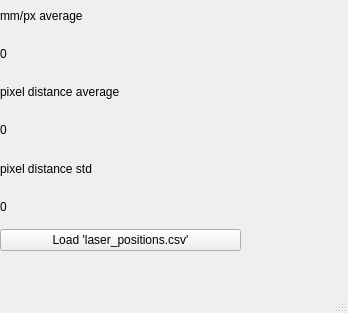
<?xml version="1.0" encoding="UTF-8"?>
<ui version="4.0">
 <class>MainWindow</class>
 <widget class="QMainWindow" name="MainWindow">
  <property name="geometry">
   <rect>
    <x>0</x>
    <y>0</y>
    <width>348</width>
    <height>313</height>
   </rect>
  </property>
  <property name="windowTitle">
   <string>Pixel mm</string>
  </property>
  <widget class="QWidget" name="centralwidget">
   <widget class="QWidget" name="verticalLayoutWidget">
    <property name="geometry">
     <rect>
      <x>0</x>
      <y>0</y>
      <width>241</width>
      <height>251</height>
     </rect>
    </property>
    <layout class="QVBoxLayout" name="verticalLayout">
     <item>
      <widget class="QLabel" name="label_2">
       <property name="text">
        <string>mm/px average</string>
       </property>
      </widget>
     </item>
     <item>
      <widget class="QLabel" name="label">
       <property name="text">
        <string>0</string>
       </property>
       <property name="textInteractionFlags">
        <set>Qt::LinksAccessibleByMouse|Qt::TextSelectableByKeyboard|Qt::TextSelectableByMouse</set>
       </property>
      </widget>
     </item>
     <item>
      <widget class="QLabel" name="label_3">
       <property name="text">
        <string>pixel distance average</string>
       </property>
      </widget>
     </item>
     <item>
      <widget class="QLabel" name="pixel_distance_label">
       <property name="text">
        <string>0</string>
       </property>
       <property name="textInteractionFlags">
        <set>Qt::LinksAccessibleByMouse|Qt::TextSelectableByKeyboard|Qt::TextSelectableByMouse</set>
       </property>
      </widget>
     </item>
     <item>
      <widget class="QLabel" name="label_5">
       <property name="text">
        <string>pixel distance std</string>
       </property>
      </widget>
     </item>
     <item>
      <widget class="QLabel" name="std_label">
       <property name="text">
        <string>0</string>
       </property>
       <property name="textInteractionFlags">
        <set>Qt::LinksAccessibleByMouse|Qt::TextSelectableByKeyboard|Qt::TextSelectableByMouse</set>
       </property>
      </widget>
     </item>
     <item>
      <widget class="QPushButton" name="pushButton">
       <property name="text">
        <string>Load 'laser_positions.csv'</string>
       </property>
      </widget>
     </item>
    </layout>
   </widget>
  </widget>
  <widget class="QMenuBar" name="menubar">
   <property name="geometry">
    <rect>
     <x>0</x>
     <y>0</y>
     <width>348</width>
     <height>30</height>
    </rect>
   </property>
  </widget>
  <widget class="QStatusBar" name="statusbar"/>
 </widget>
 <resources/>
 <connections/>
</ui>
